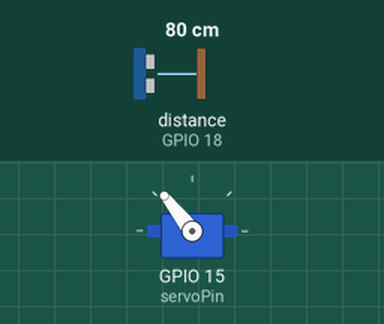
Simulated run of this sketch. Board: ESP32. Shown: servo. Wiring (inferred from the names in the program): ultrasonic range finder: trigger GPIO 5; echo GPIO 18. Inputs (shaded band) come from the test bench; at power-on: distance to the obstacle (sensor on GPIO 18) 80 cm. The echo pulse lasts 58.3 µs per cm; what the sketch prints to the serial monitor is not drawn.

Above: at 1.2 s.
1.3 s: distance to the obstacle (sensor on GPIO 18) set to 2 cm
At 1.68 s:
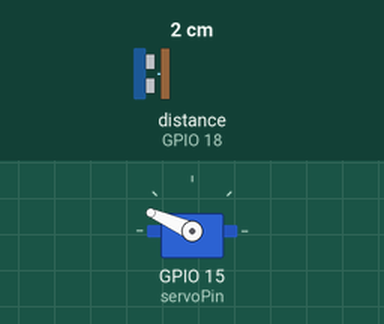
4.3 s: distance to the obstacle (sensor on GPIO 18) set to 9 cm
At 5.65 s:
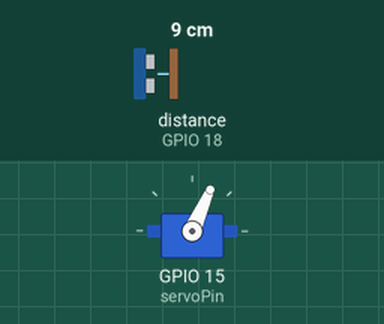
7.3 s: distance to the obstacle (sensor on GPIO 18) set to 4 cm
At 7.48 s:
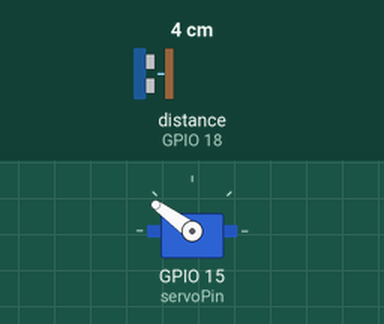
Timing chart, 0 to 16.3 s (numbered marks = the images above; inputs shaded):
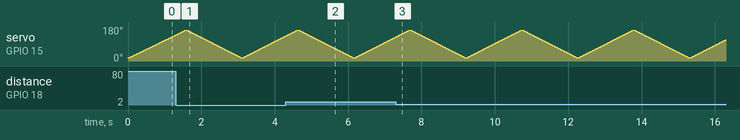

The sketch:

Radar.ino
```cpp
#include <ESP32Servo.h>

Servo myServo; // Create a servo object
int pos = 15;  // Current servo position
int servoDirection = 1; // 1 for clockwise, -1 for counterclockwise

const int trigPin = 5;
const int echoPin = 18;
const int servoPin = 15; // Define the GPIO pin connected to the servo

long duration;
int distance;

void setup() {
  pinMode(trigPin, OUTPUT);
  pinMode(echoPin, INPUT);
  Serial.begin(115200);
  myServo.attach(servoPin); // Attach the servo to the specified pin
}

void loop() {
  // Read the distance asynchronously without blocking
  readDistanceAsync();

  myServo.write(pos);
  delay(10); // Adjust this delay for the desired speed of rotation

  // Increment or decrement the servo position based on direction
  pos += servoDirection;

  Serial.print(pos);
  Serial.print(",");

  // Check if the servo has reached the limit
  if (pos >= 165 || pos <= 15) {
    // Change direction when the servo reaches the limit
    servoDirection *= -1;
  }
}

void readDistanceAsync() {
  static unsigned long previousMillis = 0;
  const long interval = 100; // Adjust the interval as needed

  unsigned long currentMillis = millis();

  if (currentMillis - previousMillis >= interval) {
    previousMillis = currentMillis;

    // Trigger the ultrasonic sensor
    digitalWrite(trigPin, LOW);
    delayMicroseconds(2);
    digitalWrite(trigPin, HIGH);
    delayMicroseconds(10);
    digitalWrite(trigPin, LOW);

    // Read the duration of the pulse
    duration = pulseIn(echoPin, HIGH);

    // Calculate the distance
    distance = duration * 0.034 / 2;

    // Print the distance
  }
    Serial.print(distance);
    Serial.print(".");
}
```
